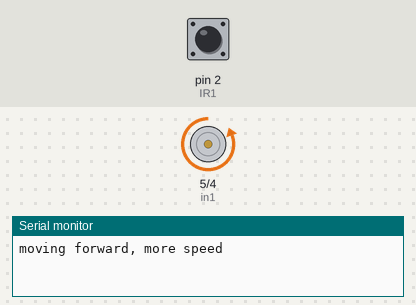
Recording of a sketch running on a simulated Arduino Uno, built with avr-gcc and run on an emulated ATmega328P. On the bench: motor-driver pin pairs drawn as motors (green arrow = first pin HIGH = forward, orange = second pin HIGH = backward, longer = more drive, scaled by the enable pin), the last lines printed to the serial monitor. Inputs (shaded band) come from the test bench; at power-on: pin 2 (IR1) HIGH.

Above: at 0.1 s.
At 11.2 s:
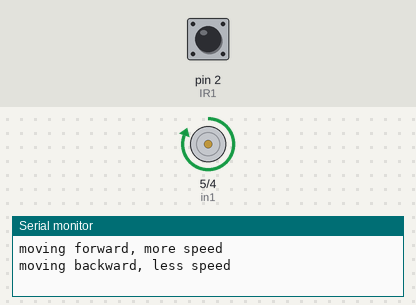
11.3 s: pin 2 (IR1) driven LOW
12.8 s: pin 2 (IR1) pulsed HIGH 2 times (0.12 s each, 0.3 s apart)
Timing chart, 0 to 15.8 s (numbered marks = the images above; inputs shaded):
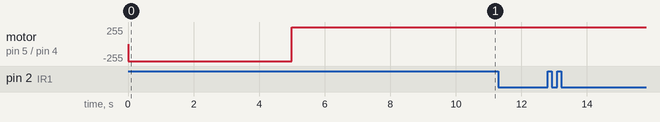

The sketch:

speedControl.ino
```cpp
// in this code two hall sensor will be used and the motor to control speed of the device
int IR1 = 2;
int IR2 = 3;
unsigned long t1 = 0;
int pwm = 6;
int in1 = 5;
int in2 = 4;
unsigned long t2 = 0;
float setSpeed = 1500.00;
float velocity = 0.00;
bool read = false;
// int vkmh = (100*3600)/1000;
int counter = 0;
bool clear, count1, count2 = true;
void setup()
{
  Serial.begin(9600);
  pinMode(IR1, INPUT_PULLUP);
  pinMode(IR2, INPUT);
  pinMode(pwm, OUTPUT);
  pinMode(in1, OUTPUT);
  pinMode(in2, OUTPUT);
  Serial.println("moving forward, more speed");
  analogWrite(pwm, 255);
  digitalWrite(in2, HIGH);
  digitalWrite(in1, LOW);
  delay(5000);
  Serial.println("moving backward, less speed");
  analogWrite(pwm, 255);
  digitalWrite(in1, HIGH);
  digitalWrite(in2, LOW);
  delay(5000);

}

void loop()
{
  controlMotor(getSpeed());
}
float getSpeed()
{
  if (digitalRead(IR1) == 0)
  {
    if (clear)
    {
      counter++;
      Serial.print("counts : ");
      Serial.println(counter);
      clear = false;
    }
  }
  else if (digitalRead(IR1) == 1)
  {
    clear = true;
    delay(100);
  }
  if (counter == 1)
  {
    if (count1)
    {
      t1 = millis();
      Serial.println(t1);
      read = false;
      count2 = true;
      count1 = false;
    }
  }
  else if (counter == 2)
  {
    if (count2)
    {
      t2 = millis();
      Serial.println(t2);
      counter = 0;
      read = true;
      count1 = true;
      count2 = false;
    }
  }
  if (read)
  {
    velocity = t2 - t1;
    velocity = velocity / 1000;        // convert millisecond to second for timig
    velocity = (0.2 / velocity) * 3.6 * 1000; // km/s
    Serial.print(velocity * 1000);
    Serial.println(" m/hr");
    delay(500);
    read = false;
  }
  else
  {
    velocity = 0;
  }
  return velocity;
}
void controlMotor(float speed)
{
  if (speed > 0)
  { Serial.println(speed);
    if (speed > setSpeed + 400.00 )
    {
      // delay(5000);
      Serial.println("moving forward, more speed");
      analogWrite(pwm, 255);
      digitalWrite(in2, HIGH);
      digitalWrite(in1, LOW);
    }
    else if (speed < setSpeed - 300.00)
    {
      Serial.println("moving backward, less speed");
      analogWrite(pwm, 255);
      digitalWrite(in2, LOW);
      digitalWrite(in1, HIGH);
    }
    else
    {
      analogWrite(pwm, 0);
      digitalWrite(in1, LOW);
      digitalWrite(in2, LOW);
    }
  }
}
```
